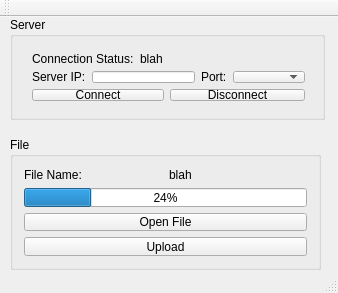
<?xml version="1.0" encoding="UTF-8"?>
<ui version="4.0">
 <class>SimpleClientClass</class>
 <widget class="QMainWindow" name="SimpleClientClass">
  <property name="geometry">
   <rect>
    <x>0</x>
    <y>0</y>
    <width>338</width>
    <height>293</height>
   </rect>
  </property>
  <property name="windowTitle">
   <string>SimpleClient</string>
  </property>
  <widget class="QWidget" name="centralWidget">
   <widget class="QGroupBox" name="groupBox_2">
    <property name="geometry">
     <rect>
      <x>10</x>
      <y>120</y>
      <width>311</width>
      <height>133</height>
     </rect>
    </property>
    <property name="title">
     <string>File</string>
    </property>
    <layout class="QGridLayout" name="gridLayout_3">
     <item row="0" column="0">
      <layout class="QGridLayout" name="gridLayout">
       <item row="0" column="0">
        <widget class="QLabel" name="label">
         <property name="text">
          <string>File Name:</string>
         </property>
        </widget>
       </item>
       <item row="0" column="1">
        <widget class="QLabel" name="fileNameLabel">
         <property name="text">
          <string>blah</string>
         </property>
        </widget>
       </item>
       <item row="1" column="0" colspan="2">
        <widget class="QProgressBar" name="progressBar">
         <property name="value">
          <number>24</number>
         </property>
         <property name="textVisible">
          <bool>true</bool>
         </property>
        </widget>
       </item>
       <item row="2" column="0" colspan="2">
        <widget class="QPushButton" name="openFilePushButton">
         <property name="text">
          <string>Open File</string>
         </property>
        </widget>
       </item>
       <item row="3" column="0" colspan="2">
        <widget class="QPushButton" name="uploadPushButton">
         <property name="text">
          <string>Upload</string>
         </property>
        </widget>
       </item>
      </layout>
     </item>
    </layout>
   </widget>
   <widget class="QGroupBox" name="groupBox">
    <property name="geometry">
     <rect>
      <x>10</x>
      <y>0</y>
      <width>315</width>
      <height>103</height>
     </rect>
    </property>
    <property name="title">
     <string>Server</string>
    </property>
    <widget class="QWidget" name="">
     <property name="geometry">
      <rect>
       <x>11</x>
       <y>25</y>
       <width>295</width>
       <height>70</height>
      </rect>
     </property>
     <layout class="QGridLayout" name="gridLayout_2">
      <item row="0" column="0" colspan="2">
       <widget class="QLabel" name="label_4">
        <property name="text">
         <string>Connection Status:</string>
        </property>
       </widget>
      </item>
      <item row="0" column="2" colspan="4">
       <widget class="QLabel" name="connectedLabel">
        <property name="text">
         <string>blah</string>
        </property>
       </widget>
      </item>
      <item row="1" column="0">
       <widget class="QLabel" name="label_2">
        <property name="text">
         <string>Server IP:</string>
        </property>
       </widget>
      </item>
      <item row="1" column="4">
       <widget class="QLabel" name="label_3">
        <property name="text">
         <string>Port:</string>
        </property>
       </widget>
      </item>
      <item row="1" column="5">
       <widget class="QComboBox" name="portComboBox"/>
      </item>
      <item row="2" column="0" colspan="3">
       <widget class="QPushButton" name="connectPushButton">
        <property name="text">
         <string>Connect</string>
        </property>
       </widget>
      </item>
      <item row="2" column="3" colspan="3">
       <widget class="QPushButton" name="disconnectPushButton">
        <property name="text">
         <string>Disconnect</string>
        </property>
       </widget>
      </item>
      <item row="1" column="1" colspan="3">
       <widget class="QLineEdit" name="serverIpLineEdit"/>
      </item>
     </layout>
    </widget>
   </widget>
  </widget>
  <widget class="QToolBar" name="mainToolBar">
   <attribute name="toolBarArea">
    <enum>TopToolBarArea</enum>
   </attribute>
   <attribute name="toolBarBreak">
    <bool>false</bool>
   </attribute>
  </widget>
  <widget class="QStatusBar" name="statusBar"/>
  <action name="actionOpenFile">
   <property name="text">
    <string>Open File</string>
   </property>
  </action>
 </widget>
 <layoutdefault spacing="6" margin="11"/>
 <resources>
  <include location="simpleclient.qrc"/>
 </resources>
 <connections/>
</ui>
